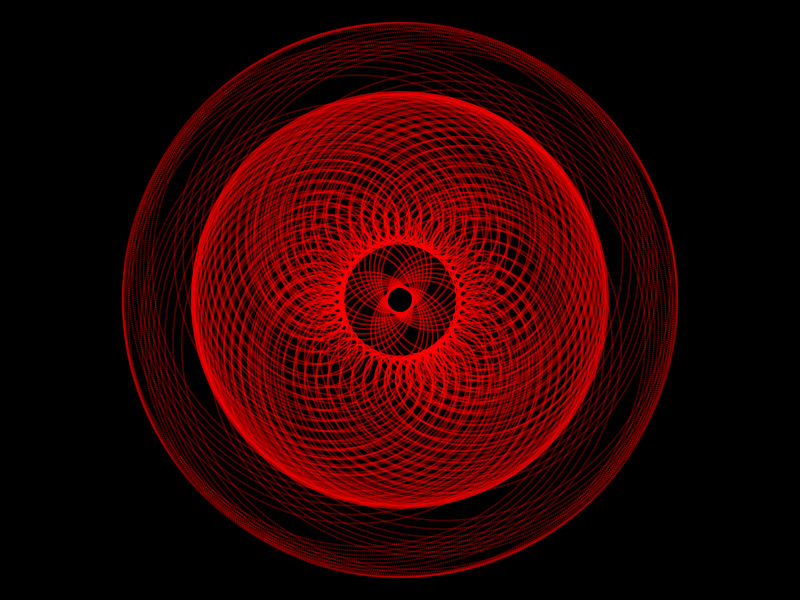
Frame 1 (no input)
Frame 60 (the mouse pressed at the canvas centre just before this capture): identical to frame 1, image omitted
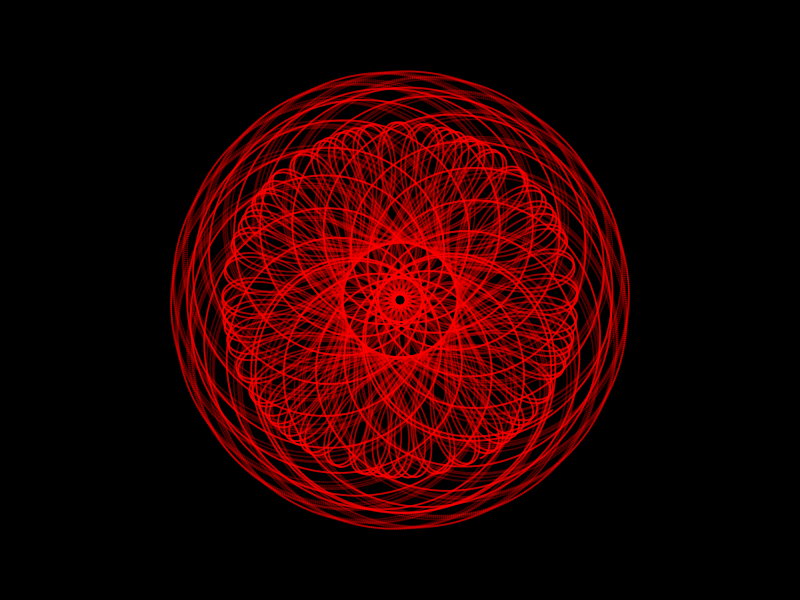
Frame 120 (the mouse held since frame 60 and released just before this capture)

The Processing sketch that drew these frames (run headless with seeded random() and noise(); from frame 60 on, the mouse is pressed at the canvas centre):

// Processing sketch: sketch_200417o
// ── sketch_200417o.pde
// infinite?...  maybe not, but certainly a big number ...
// a random pattern generator based on the double-rod pendulum here:
// http:http://en.wikipedia.org/wiki/Chaos_theory
// http://en.wikipedia.org/wiki/Double_pendulum
// sin(), cos(), moire


Generator g;
int h;
void setup() {
  size(800, 600);
  colorMode(HSB, 360, 100, 100);
  h = 0;
  g = new Generator(h);
  background(0);
  g.run();
}

void draw() {
  if (frameCount % 100 == 0) {
    background(0);
    g = new Generator(h);
    g.run();
    h += 15;
    if (h >= 360) h = (h+1) % 360;
  }
}


class Generator {
  PVector conPt1, conPt2, conPt3, conPt4;
  float x, y, ang1, ang2, ang3, ang4;
  float incr1, incr2, incr3, incr4;
  float rad1, rad2, rad3, rad4;
  color c;

  Generator(int h) {
    ellipseMode(RADIUS);
    noStroke();
    c = color(h, 100, 100, 80);
    fill(c);
    x = width/2; 
    y = height/2;
    rad1 =  random (100, 150);
    rad2 =  random(50, 150);
    rad3 =  random(50, 150);
    rad4 =  random(50, 150);
    // connection point
    // these don't need to be vectors
    conPt1 = new PVector();
    conPt2 = new PVector();
    conPt3 = new PVector();
    conPt4 = new PVector();
    ang1 = random(0, 359);
    ang2 = random(0, 359);
    ang3 = random(0, 359);
    ang4 = random(0, 359);
    incr1 = random( -1, 1);
    incr2 = random( -1, 1);
    incr3 = random(-1, 1);
    incr4 = random(-1, 1);
  }

  void update() {

    conPt1.x = x + cos(radians(ang1))*rad1;
    conPt1.y = y + sin(radians(ang1))*rad1;
    ang1 += incr1;

    conPt2.x = conPt1.x + cos(radians(ang2))*rad2;
    conPt2.y = conPt1.y + sin(radians(ang2))*rad2;
    ang2 += incr2;

    conPt3.x = conPt1.x + cos(radians(ang3))*rad3;
    conPt3.y = conPt1.y + sin(radians(ang3))*rad3;
    ang3 += incr3;


    conPt4.x = conPt1.x + cos(radians(ang4))*rad4;
    conPt4.y = conPt1.y + sin(radians(ang4))*rad4;
    ang4 += incr4;
  }

  void display() {

    ellipse(conPt2.x, conPt2.y, 1, 1);
    ellipse(conPt3.x, conPt3.y, 1, 1);
    ellipse(conPt4.x, conPt4.y, 1, 1);
  }

  void run() {
    for (int i = 0; i < 40000; i++) {
      update();
      display();
    }
  }
}
